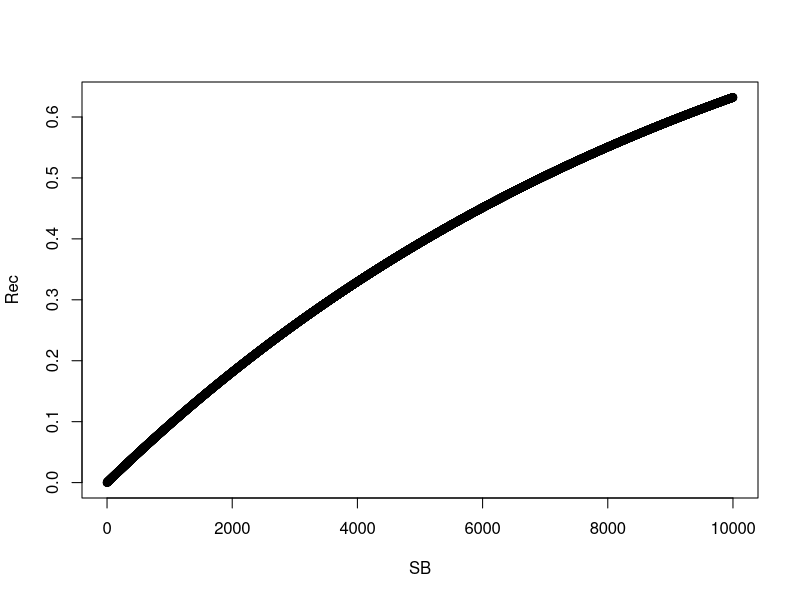
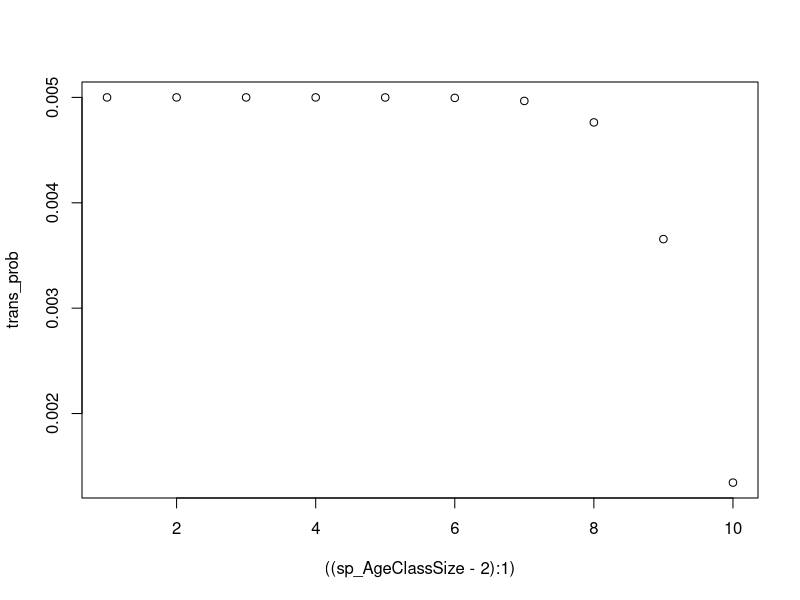

R code for these plots, in order:
# recruitment, as modelled for corals

KDENR <- 0 # external recruitment

CrecA <- 1 # max recruits attainable (with B)
CrecB <- 1 # max recruits attainable (with A), and min recruits for SB = 0 
CrecC <- 0.0001 # slope

SB <- 0:10000 # spawning biomass

Rec <- KDENR + CrecA*(CrecB - exp(-CrecC*SB)) # case 16

plot(SB, Rec)

# coral growth and transition to next age class

sp_AgeClassSize <- 12 # number of years in a cohort. I think. It's between 12-30 for Gladstone Harbour and GBR, I wonder how it could be 1 for Guam with this routine
max_accel_transition <- 0.005 # note that these are species-specific
accel_Trans_A <- 2
accel_Trans_B <- 1.5

trans_prob <- rep(NA, sp_AgeClassSize-2)

for (i in (sp_AgeClassSize-2): 1) { # why ageClassSize - 2? 
  trans_prob[i] <- max_accel_transition/ (1 + exp(-accel_Trans_A * (i - accel_Trans_B)))
}

df <- data.frame(((sp_AgeClassSize-2): 1), trans_prob)

plot(((sp_AgeClassSize-2): 1), trans_prob)

